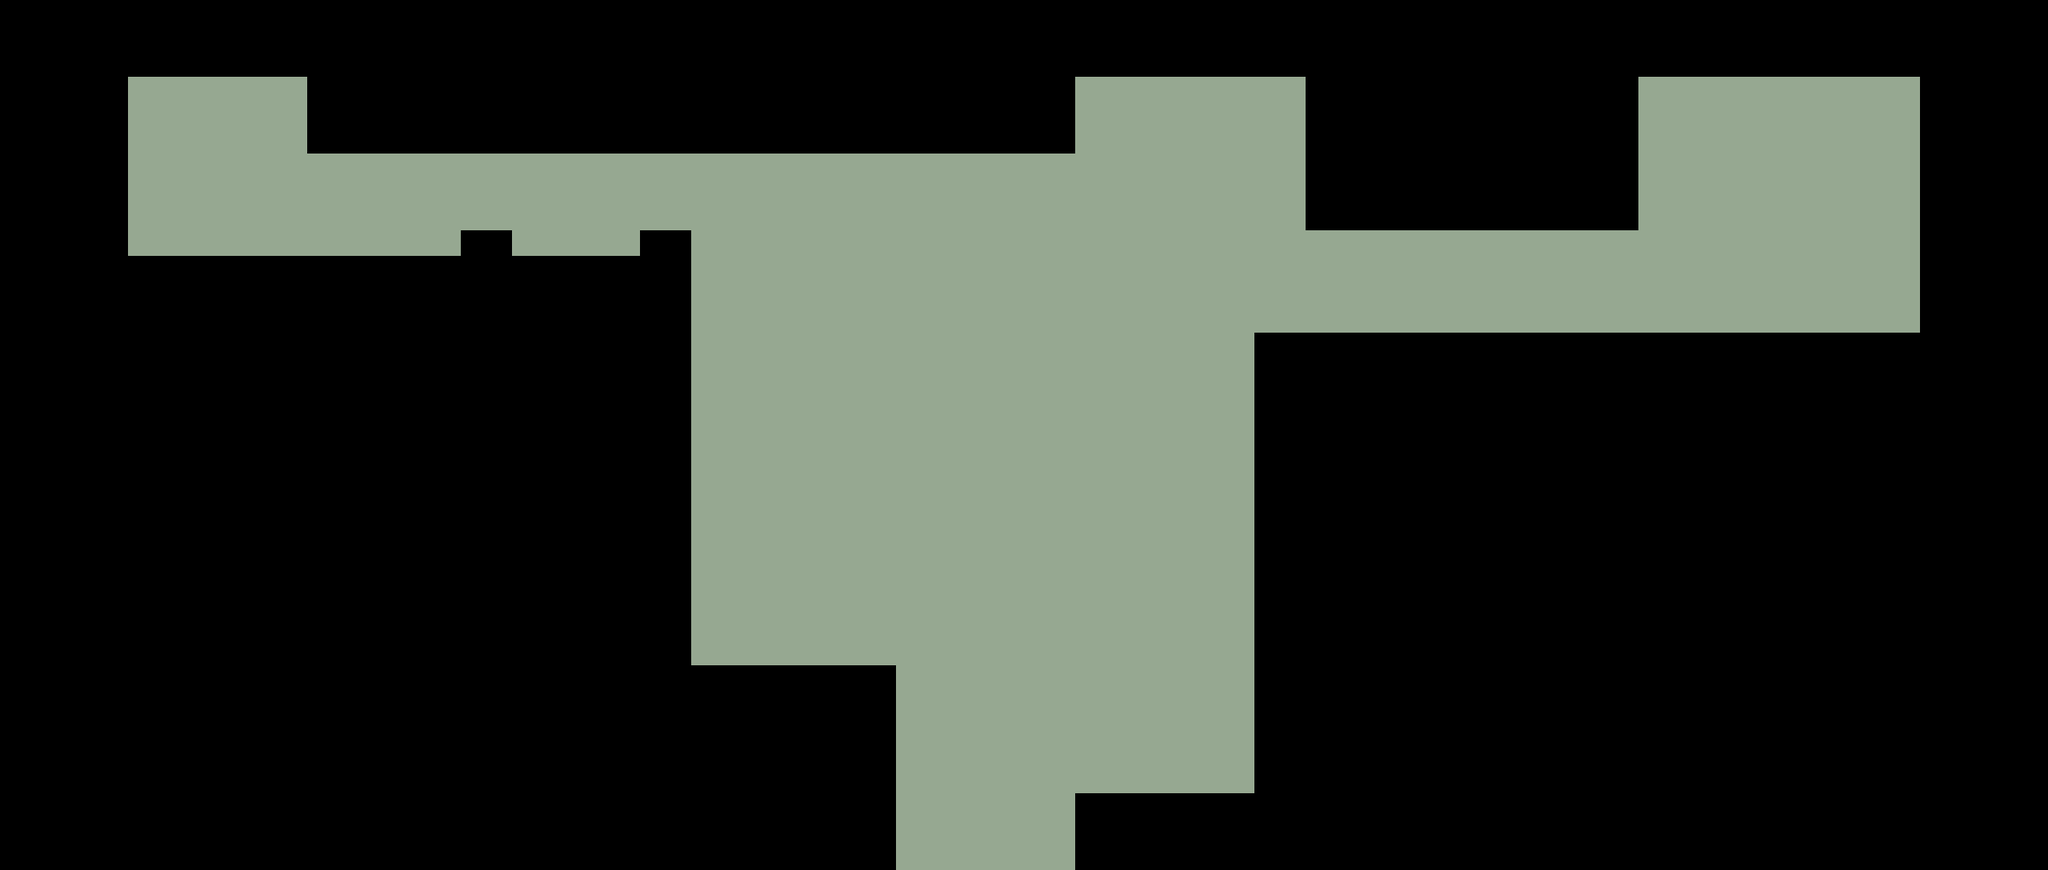

A level layout from a 2D game, rendered from its tile map. Below: a short description, then the map file with tile-grid data replaced by summaries:
An orthogonal 80x34 tile map with 32x32 px tiles, 4 tile layers (Tiles 4, Tiles 3, Tiles 2 (Game), Tiles 1), 2 tilesets and 22 objects.

<map version="1.0" orientation="orthogonal" width="80" height="34" tilewidth="32" tileheight="32" backgroundcolor="#96a891">
 <tileset firstgid="1" name="plantcave" tilewidth="32" tileheight="32">
  <image source="tilesetplantcave.png" width="256" height="256" />
 </tileset>
 <tileset firstgid="65" name="plants" tilewidth="32" tileheight="32">
  <image source="PlantsTileset.png" width="256" height="256" />
 </tileset>
 <layer name="Tiles 4" width="80" height="34">
  <data>[2720 cells, 0 non-empty, 0 distinct tile ids]</data>
 </layer>
 <layer name="Tiles 3" width="80" height="34">
  <data>[2720 cells, 0 non-empty, 0 distinct tile ids]</data>
 </layer>
 <layer name="Tiles 2 (Game)" width="80" height="34">
  <data>[2720 cells, 1881 non-empty, 1 distinct tile ids]</data>
 </layer>
 <layer name="Tiles 1" width="80" height="34">
  <data>[2720 cells, 0 non-empty, 0 distinct tile ids]</data>
 </layer>
 <objectgroup name="Collider" width="80" height="34">
  <object x="0" y="0" width="160" height="1088" />
  <object x="160" y="320" width="704" height="768" />
  <object x="576" y="288" width="64" height="32" />
  <object x="800" y="288" width="64" height="32" />
  <object x="160" y="0" width="224" height="96" />
  <object x="384" y="0" width="960" height="192" />
  <object x="1344" y="0" width="288" height="96" />
  <object x="1632" y="0" width="416" height="288" />
  <object x="2048" y="0" width="352" height="96" />
  <object x="2400" y="0" width="160" height="1088" />
  <object x="1568" y="416" width="832" height="672" />
  <object x="1344" y="992" width="224" height="96" />
  <object x="864" y="832" width="256" height="256" />
 </objectgroup>
 <objectgroup name="Bounds" width="80" height="34">
  <object x="0" y="0">
   <ellipse />
  </object>
  <object x="2560" y="1088">
   <ellipse />
  </object>
 </objectgroup>
 <objectgroup name="Lumens" width="80" height="34">
  <object x="1824" y="320" width="32" height="32">
   <ellipse />
  </object>
 </objectgroup>
 <objectgroup name="Portal" width="80" height="34">
  <object x="2272" y="416">
   <ellipse />
  </object>
 </objectgroup>
 <objectgroup name="PlantaIsca" width="80" height="34">
  <object x="1472" y="96">
   <polyline points="0,0 0,736" />
  </object>
 </objectgroup>
 <objectgroup name="PedraVertical" width="80" height="34">
  <object x="416" y="320">
   <ellipse />
  </object>
  <object x="1664" y="416">
   <ellipse />
  </object>
  <object x="2016" y="416">
   <ellipse />
  </object>
 </objectgroup>
 <objectgroup name="PluStart" width="80" height="34">
  <object x="256" y="288" width="32" height="32">
   <ellipse />
  </object>
 </objectgroup>
</map>
